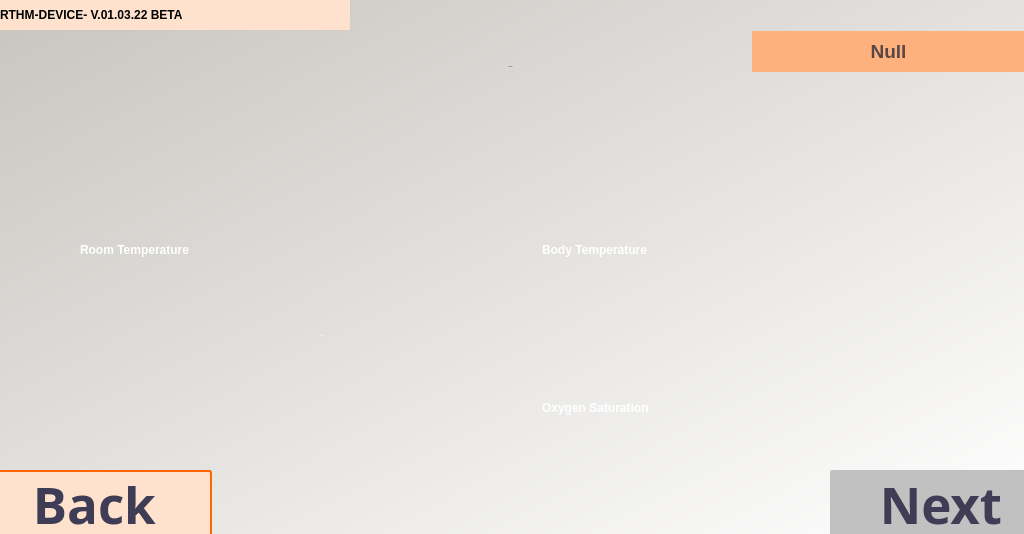
<?xml version="1.0" encoding="UTF-8"?>
<ui version="4.0">
 <class>Form</class>
 <widget class="QWidget" name="Form">
  <property name="geometry">
   <rect>
    <x>0</x>
    <y>0</y>
    <width>1024</width>
    <height>534</height>
   </rect>
  </property>
  <property name="windowTitle">
   <string>Form</string>
  </property>
  <widget class="QLabel" name="label">
   <property name="geometry">
    <rect>
     <x>0</x>
     <y>0</y>
     <width>1024</width>
     <height>534</height>
    </rect>
   </property>
   <property name="styleSheet">
    <string notr="true">background-color:qlineargradient(spread:pad, x1:0.005, y1:0, x2:1, y2:1, stop:0 rgba(200, 197, 191, 255), stop:1 rgba(255, 255, 255, 255))</string>
   </property>
   <property name="text">
    <string/>
   </property>
  </widget>
  <widget class="QPushButton" name="btnInfo">
   <property name="geometry">
    <rect>
     <x>0</x>
     <y>0</y>
     <width>350</width>
     <height>30</height>
    </rect>
   </property>
   <property name="styleSheet">
    <string notr="true">text-align: left;
border: none;
background-color: #FFE2CE;
font: 12pt &quot;Montserrat&quot;;
font-weight: bold;</string>
   </property>
   <property name="text">
    <string>RTHM-DEVICE- V.01.03.22 BETA</string>
   </property>
  </widget>
  <widget class="QPushButton" name="btnInfo_2">
   <property name="geometry">
    <rect>
     <x>322</x>
     <y>0</y>
     <width>30</width>
     <height>30</height>
    </rect>
   </property>
   <property name="styleSheet">
    <string notr="true">background-color: transparent;
border:none;</string>
   </property>
   <property name="text">
    <string/>
   </property>
   <property name="icon">
    <iconset>
     <normaloff>images/icons/i.png</normaloff>images/icons/i.png</iconset>
   </property>
  </widget>
  <widget class="QLabel" name="lblNamePlaceholder">
   <property name="geometry">
    <rect>
     <x>752</x>
     <y>31</y>
     <width>273</width>
     <height>41</height>
    </rect>
   </property>
   <property name="styleSheet">
    <string notr="true">background-color:#FFB17D;
font: 22px &quot;Montserrat&quot;;
font-weight: bold;</string>
   </property>
   <property name="text">
    <string/>
   </property>
  </widget>
  <widget class="QLabel" name="lblName">
   <property name="geometry">
    <rect>
     <x>752</x>
     <y>31</y>
     <width>273</width>
     <height>41</height>
    </rect>
   </property>
   <property name="styleSheet">
    <string notr="true">color: #594646;
font: 22px &quot;Montserrat&quot;;
font-weight: bold;</string>
   </property>
   <property name="text">
    <string>&lt;html&gt;&lt;head/&gt;&lt;body&gt;&lt;p&gt;&lt;span style=&quot; font-size:14pt; font-weight:600;&quot;&gt;Null&lt;/span&gt;&lt;/p&gt;&lt;/body&gt;&lt;/html&gt;</string>
   </property>
   <property name="alignment">
    <set>Qt::AlignCenter</set>
   </property>
  </widget>
  <widget class="QLabel" name="label_3">
   <property name="geometry">
    <rect>
     <x>708</x>
     <y>10</y>
     <width>100</width>
     <height>90</height>
    </rect>
   </property>
   <property name="text">
    <string/>
   </property>
   <property name="pixmap">
    <pixmap>../images/icons/namedesign.png</pixmap>
   </property>
   <property name="scaledContents">
    <bool>true</bool>
   </property>
   <property name="alignment">
    <set>Qt::AlignCenter</set>
   </property>
  </widget>
  <widget class="QPushButton" name="btnBack">
   <property name="geometry">
    <rect>
     <x>-10</x>
     <y>470</y>
     <width>222</width>
     <height>67</height>
    </rect>
   </property>
   <property name="font">
    <font>
     <family>Montserrat</family>
     <pointsize>38</pointsize>
     <weight>75</weight>
     <italic>false</italic>
     <bold>true</bold>
    </font>
   </property>
   <property name="toolTip">
    <string>&lt;html&gt;&lt;head/&gt;&lt;body&gt;&lt;p&gt;GO BACK TO HOME&lt;/p&gt;&lt;/body&gt;&lt;/html&gt;</string>
   </property>
   <property name="styleSheet">
    <string notr="true">color: #3F3D56;
background-color: #FFE2CE;
border-radius: 3px;
border:2px solid  rgb(255, 102, 0);
padding: 4px;
font: 38pt &quot;Montserrat&quot;;
font-weight: bold;</string>
   </property>
   <property name="text">
    <string>Back </string>
   </property>
  </widget>
  <widget class="QPushButton" name="btnBack_2">
   <property name="geometry">
    <rect>
     <x>170</x>
     <y>450</y>
     <width>64</width>
     <height>64</height>
    </rect>
   </property>
   <property name="styleSheet">
    <string notr="true">icon-size: 64px;
background-color: transparent;
border: none;</string>
   </property>
   <property name="text">
    <string/>
   </property>
   <property name="icon">
    <iconset>
     <normaloff>../images/icons/btnBack.png</normaloff>../images/icons/btnBack.png</iconset>
   </property>
  </widget>
  <widget class="QLabel" name="lblNotice">
   <property name="geometry">
    <rect>
     <x>241</x>
     <y>470</y>
     <width>551</width>
     <height>62</height>
    </rect>
   </property>
   <property name="frameShape">
    <enum>QFrame::NoFrame</enum>
   </property>
   <property name="text">
    <string/>
   </property>
   <property name="alignment">
    <set>Qt::AlignCenter</set>
   </property>
  </widget>
  <widget class="QPushButton" name="btnNext">
   <property name="geometry">
    <rect>
     <x>830</x>
     <y>470</y>
     <width>222</width>
     <height>67</height>
    </rect>
   </property>
   <property name="font">
    <font>
     <family>Montserrat</family>
     <pointsize>38</pointsize>
     <weight>75</weight>
     <italic>false</italic>
     <bold>true</bold>
    </font>
   </property>
   <property name="toolTip">
    <string>&lt;html&gt;&lt;head/&gt;&lt;body&gt;&lt;p&gt;NEXT SCREEN&lt;/p&gt;&lt;/body&gt;&lt;/html&gt;</string>
   </property>
   <property name="layoutDirection">
    <enum>Qt::RightToLeft</enum>
   </property>
   <property name="styleSheet">
    <string notr="true">color: #3F3D56;
background-color: rgb(193, 193, 193);
border-radius: 3px;
border:2px solid  rgb(193, 193, 193);
padding: 4px;
font: 38pt &quot;Montserrat&quot;;
font-weight: bold;</string>
   </property>
   <property name="text">
    <string> Next </string>
   </property>
  </widget>
  <widget class="QPushButton" name="btnNext_2">
   <property name="geometry">
    <rect>
     <x>800</x>
     <y>450</y>
     <width>64</width>
     <height>64</height>
    </rect>
   </property>
   <property name="styleSheet">
    <string notr="true">icon-size: 64px;
background-color: transparent;
border: none;</string>
   </property>
   <property name="text">
    <string/>
   </property>
   <property name="icon">
    <iconset>
     <normaloff>../images/icons/next.png</normaloff>../images/icons/next.png</iconset>
   </property>
  </widget>
  <widget class="QLabel" name="label_4">
   <property name="geometry">
    <rect>
     <x>91</x>
     <y>169</y>
     <width>360</width>
     <height>102</height>
    </rect>
   </property>
   <property name="text">
    <string/>
   </property>
   <property name="pixmap">
    <pixmap>../images/icons/shadow.png</pixmap>
   </property>
  </widget>
  <widget class="QLabel" name="label_5">
   <property name="geometry">
    <rect>
     <x>79</x>
     <y>158</y>
     <width>360</width>
     <height>102</height>
    </rect>
   </property>
   <property name="text">
    <string/>
   </property>
   <property name="pixmap">
    <pixmap>../images/icons/front.png</pixmap>
   </property>
  </widget>
  <widget class="QLabel" name="label_6">
   <property name="geometry">
    <rect>
     <x>554</x>
     <y>169</y>
     <width>360</width>
     <height>102</height>
    </rect>
   </property>
   <property name="text">
    <string/>
   </property>
   <property name="pixmap">
    <pixmap>../images/icons/shadow.png</pixmap>
   </property>
  </widget>
  <widget class="QLabel" name="label_7">
   <property name="geometry">
    <rect>
     <x>542</x>
     <y>158</y>
     <width>360</width>
     <height>102</height>
    </rect>
   </property>
   <property name="text">
    <string/>
   </property>
   <property name="pixmap">
    <pixmap>../images/icons/front2.png</pixmap>
   </property>
  </widget>
  <widget class="QLabel" name="label_8">
   <property name="geometry">
    <rect>
     <x>91</x>
     <y>328</y>
     <width>360</width>
     <height>102</height>
    </rect>
   </property>
   <property name="text">
    <string/>
   </property>
   <property name="pixmap">
    <pixmap>../images/icons/shadow.png</pixmap>
   </property>
  </widget>
  <widget class="QLabel" name="label_9">
   <property name="geometry">
    <rect>
     <x>79</x>
     <y>317</y>
     <width>360</width>
     <height>102</height>
    </rect>
   </property>
   <property name="text">
    <string/>
   </property>
   <property name="pixmap">
    <pixmap>../images/icons/front2.png</pixmap>
   </property>
  </widget>
  <widget class="QLabel" name="label_10">
   <property name="geometry">
    <rect>
     <x>554</x>
     <y>328</y>
     <width>360</width>
     <height>102</height>
    </rect>
   </property>
   <property name="text">
    <string/>
   </property>
   <property name="pixmap">
    <pixmap>../images/icons/shadow.png</pixmap>
   </property>
  </widget>
  <widget class="QLabel" name="label_11">
   <property name="geometry">
    <rect>
     <x>542</x>
     <y>317</y>
     <width>360</width>
     <height>102</height>
    </rect>
   </property>
   <property name="text">
    <string/>
   </property>
   <property name="pixmap">
    <pixmap>../images/icons/front2.png</pixmap>
   </property>
  </widget>
  <widget class="QLabel" name="lblHeartRate">
   <property name="geometry">
    <rect>
     <x>164</x>
     <y>331</y>
     <width>133</width>
     <height>70</height>
    </rect>
   </property>
   <property name="font">
    <font>
     <family>Montserrat</family>
     <pointsize>-1</pointsize>
     <weight>75</weight>
     <italic>false</italic>
     <bold>true</bold>
    </font>
   </property>
   <property name="styleSheet">
    <string notr="true">color: #ffffff;
font: 60px &quot;Montserrat&quot;;
font-weight: bold;</string>
   </property>
   <property name="text">
    <string>-</string>
   </property>
   <property name="alignment">
    <set>Qt::AlignCenter</set>
   </property>
  </widget>
  <widget class="QLabel" name="lblCelcius_2">
   <property name="geometry">
    <rect>
     <x>272</x>
     <y>318</y>
     <width>100</width>
     <height>35</height>
    </rect>
   </property>
   <property name="font">
    <font>
     <family>Montserrat</family>
     <pointsize>-1</pointsize>
     <weight>75</weight>
     <italic>false</italic>
     <bold>true</bold>
    </font>
   </property>
   <property name="styleSheet">
    <string notr="true">color: #ffffff;
font: 20px &quot;Montserrat&quot;;
font-weight: bold;</string>
   </property>
   <property name="text">
    <string>Bpm</string>
   </property>
   <property name="alignment">
    <set>Qt::AlignCenter</set>
   </property>
  </widget>
  <widget class="QLabel" name="lblRoomTemp">
   <property name="geometry">
    <rect>
     <x>107</x>
     <y>169</y>
     <width>278</width>
     <height>70</height>
    </rect>
   </property>
   <property name="font">
    <font>
     <family>Montserrat</family>
     <pointsize>-1</pointsize>
     <weight>75</weight>
     <italic>false</italic>
     <bold>true</bold>
    </font>
   </property>
   <property name="styleSheet">
    <string notr="true">color: #ffffff;
font: 60px &quot;Montserrat&quot;;
font-weight: bold;</string>
   </property>
   <property name="text">
    <string>-</string>
   </property>
   <property name="alignment">
    <set>Qt::AlignCenter</set>
   </property>
  </widget>
  <widget class="QLabel" name="label_12">
   <property name="geometry">
    <rect>
     <x>80</x>
     <y>235</y>
     <width>210</width>
     <height>30</height>
    </rect>
   </property>
   <property name="styleSheet">
    <string notr="true">color: #ffffff;
font: 20px &quot;Montserrat&quot;;
font-weight: bold;</string>
   </property>
   <property name="text">
    <string>Room Temperature</string>
   </property>
  </widget>
  <widget class="QLabel" name="label_13">
   <property name="geometry">
    <rect>
     <x>542</x>
     <y>235</y>
     <width>210</width>
     <height>30</height>
    </rect>
   </property>
   <property name="styleSheet">
    <string notr="true">color: #ffffff;
font: 20px &quot;Montserrat&quot;;
font-weight: bold;</string>
   </property>
   <property name="text">
    <string>Body Temperature</string>
   </property>
  </widget>
  <widget class="QLabel" name="lblBodyTemp">
   <property name="geometry">
    <rect>
     <x>568</x>
     <y>169</y>
     <width>278</width>
     <height>70</height>
    </rect>
   </property>
   <property name="font">
    <font>
     <family>Montserrat</family>
     <pointsize>-1</pointsize>
     <weight>75</weight>
     <italic>false</italic>
     <bold>true</bold>
    </font>
   </property>
   <property name="styleSheet">
    <string notr="true">color: #ffffff;
font: 60px &quot;Montserrat&quot;;
font-weight: bold;</string>
   </property>
   <property name="text">
    <string>-</string>
   </property>
   <property name="alignment">
    <set>Qt::AlignCenter</set>
   </property>
  </widget>
  <widget class="QLabel" name="label_14">
   <property name="geometry">
    <rect>
     <x>542</x>
     <y>393</y>
     <width>210</width>
     <height>30</height>
    </rect>
   </property>
   <property name="styleSheet">
    <string notr="true">color: #ffffff;
font: 20px &quot;Montserrat&quot;;
font-weight: bold;</string>
   </property>
   <property name="text">
    <string>Oxygen Saturation</string>
   </property>
  </widget>
  <widget class="QLabel" name="lblOxygenLevel">
   <property name="geometry">
    <rect>
     <x>619</x>
     <y>333</y>
     <width>133</width>
     <height>70</height>
    </rect>
   </property>
   <property name="font">
    <font>
     <family>Montserrat</family>
     <pointsize>-1</pointsize>
     <weight>75</weight>
     <italic>false</italic>
     <bold>true</bold>
    </font>
   </property>
   <property name="styleSheet">
    <string notr="true">color: #ffffff;
font: 60px &quot;Montserrat&quot;;
font-weight: bold;</string>
   </property>
   <property name="text">
    <string>-</string>
   </property>
   <property name="alignment">
    <set>Qt::AlignCenter</set>
   </property>
  </widget>
  <widget class="QLabel" name="label_15">
   <property name="geometry">
    <rect>
     <x>360</x>
     <y>177</y>
     <width>64</width>
     <height>64</height>
    </rect>
   </property>
   <property name="text">
    <string/>
   </property>
   <property name="pixmap">
    <pixmap>../images/hometemp.png</pixmap>
   </property>
   <property name="scaledContents">
    <bool>true</bool>
   </property>
   <property name="alignment">
    <set>Qt::AlignCenter</set>
   </property>
  </widget>
  <widget class="QLabel" name="label_16">
   <property name="geometry">
    <rect>
     <x>821</x>
     <y>174</y>
     <width>72</width>
     <height>72</height>
    </rect>
   </property>
   <property name="text">
    <string/>
   </property>
   <property name="pixmap">
    <pixmap>../images/icons/bodytemp.png</pixmap>
   </property>
   <property name="scaledContents">
    <bool>true</bool>
   </property>
  </widget>
  <widget class="QLabel" name="label_17">
   <property name="geometry">
    <rect>
     <x>370</x>
     <y>339</y>
     <width>61</width>
     <height>61</height>
    </rect>
   </property>
   <property name="text">
    <string/>
   </property>
   <property name="pixmap">
    <pixmap>../images/icons/heart.png</pixmap>
   </property>
   <property name="scaledContents">
    <bool>true</bool>
   </property>
  </widget>
  <widget class="QLabel" name="label_18">
   <property name="geometry">
    <rect>
     <x>821</x>
     <y>335</y>
     <width>72</width>
     <height>80</height>
    </rect>
   </property>
   <property name="text">
    <string/>
   </property>
   <property name="pixmap">
    <pixmap>../images/icons/blood.png</pixmap>
   </property>
   <property name="scaledContents">
    <bool>false</bool>
   </property>
  </widget>
  <widget class="QLabel" name="lblScanning">
   <property name="geometry">
    <rect>
     <x>285</x>
     <y>26</y>
     <width>451</width>
     <height>81</height>
    </rect>
   </property>
   <property name="font">
    <font>
     <family>Montserrat</family>
     <pointsize>-1</pointsize>
     <weight>75</weight>
     <italic>false</italic>
     <bold>true</bold>
    </font>
   </property>
   <property name="styleSheet">
    <string notr="true">color: #594646;
font: 48px &quot;Montserrat&quot;;
font-weight: bold;</string>
   </property>
   <property name="text">
    <string>Scanner</string>
   </property>
   <property name="alignment">
    <set>Qt::AlignCenter</set>
   </property>
  </widget>
 </widget>
 <resources/>
 <connections/>
</ui>
